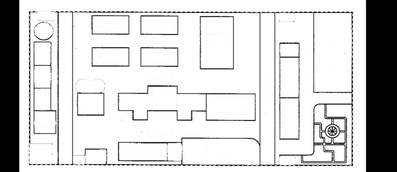
#> input picture output/sam2_box_whight_colored_map_6.jpg, 397 x 172 px, shrunk from 1154 x 500 before the run; its folder holds 5 pictures in this run
$ python morphology_utils.py
#> lines starting #> are read from the running program, lines starting #| are printed output that depends on the picture
import cv2
import numpy as np
import os
import glob

class MorphologyProcessor:
    def __init__(self, kernel_size=5, shape="rect"):
        """
        初始化形态学处理器
        :param kernel_size: 核大小，数值越大，连接缝隙的能力越强。必须是奇数 (3, 5, 7, 9...)
                            - 3: 填补极小缝隙，轻微加粗
                            - 5-7: 填补普通虚线断点 (推荐起始值)
                            - 9以上: 填补较大缺口，线条会变得很粗
        :param shape: 核形状，'rect' (矩形，连接能力最强) 或 'ellipse' (椭圆，转角更平滑)
        """
        self.kernel_size = kernel_size
        # 定义结构元素 (Kernel)
        if shape == "rect":
            self.kernel = cv2.getStructuringElement(cv2.MORPH_RECT, (kernel_size, kernel_size))
        elif shape == "ellipse":
            self.kernel = cv2.getStructuringElement(cv2.MORPH_ELLIPSE, (kernel_size, kernel_size))
        else:
            self.kernel = np.ones((kernel_size, kernel_size), np.uint8)

        print(f"✨ 形态学处理器初始化完成 (Mode: Erosion for Black Lines, Kernel: {kernel_size})")

    def _get_paths(self, filename):
        """内部辅助方法：构建路径"""
        current_dir = os.path.dirname(os.path.abspath(__file__)) # src/
        root_dir = os.path.dirname(current_dir)                 # 项目根目录
        output_dir = os.path.join(root_dir, "output")           # output/
        input_path = os.path.join(output_dir, filename)
        return input_path, output_dir

    # ==========================================
    # 核心方法：腐蚀 (用于加粗黑线/连接虚线)
    # ==========================================
    def erode_file(self, filename, output_suffix="_connected"):
        """
        【专门处理黑线】读取图片，执行腐蚀操作，让黑色区域扩张，连接断点。
        """
#> called with filename = 'sam2_box_whight_colored_map_6.jpg', output_suffix = '_connected_k9'
        input_path, output_dir = self._get_paths(filename)

        if not os.path.exists(input_path):
            print(f"❌ 错误：在 output 文件夹中找不到文件: {filename}")
            return None

        # 读取图像 (保持原色读入即可)
        img = cv2.imread(input_path)
#> img is the input picture: shape (172, 397, 3); min 0, max 255, mean 208.7
        if img is None:
            print(f"❌ 错误：无法解码图像: {filename}")
            return None

        print(f"正在处理: {filename}，尝试连接黑色线条...")

        # --- 核心操作：腐蚀 (Erosion) ---
        # 原理：对于核覆盖的区域，取像素最小值。
        # 在白底(255)黑线(0)图中，只要核范围内有一个黑点(0)，中心就会变成黑点。
        connected_img = cv2.erode(img, self.kernel, iterations=1)
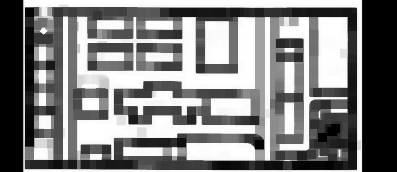
#> connected_img: shape (172, 397, 3); min 0, max 255, mean 128.4

        # 保存结果
        name, ext = os.path.splitext(filename)
        save_name = f"{name}{output_suffix}{ext}"
        save_path = os.path.join(output_dir, save_name)

        cv2.imwrite(save_path, connected_img)
        print(f"✅ 已保存连接后的图像: {save_name}")

        return connected_img

    # 保留膨胀方法供参考 (用于加粗白色区域)
    def dilate_file(self, filename, output_suffix="_dilated"):
        input_path, output_dir = self._get_paths(filename)
        if not os.path.exists(input_path): return None
        img = cv2.imread(input_path)
        # 膨胀：让亮色区域扩张
        dilated_img = cv2.dilate(img, self.kernel, iterations=1)
        name, ext = os.path.splitext(filename)
        save_path = os.path.join(output_dir, f"{name}{output_suffix}{ext}")
        cv2.imwrite(save_path, dilated_img)
        print(f"✅ 膨胀完成 (白色区域变大): {save_path}")
        return dilated_img

# ==========================================
# 测试与使用示例
# ==========================================
if __name__ == "__main__":
    # 1. 设置参数
    # kernel_size 是关键！
    # 如果虚线间隔比较大，尝试设置成 7 或 9。如果间隔小，用 5。
    KERNEL_SIZE = 9

    target_filename = "sam2_box_whight_colored_map_6.jpg" # 请确保 output 文件夹里有这个文件

    # 2. 初始化处理器
    # 使用 'rect' 矩形核，连接直线断点的能力最强
    processor = MorphologyProcessor(kernel_size=KERNEL_SIZE, shape="rect")

    # 3. 执行黑线连接操作 (使用 erode_file)
    print(f"\n--- 开始处理 ---")
    processor.erode_file(target_filename, output_suffix="_connected_k" + str(KERNEL_SIZE))
    print(f"--- 处理结束，请检查 output 文件夹 ---")
